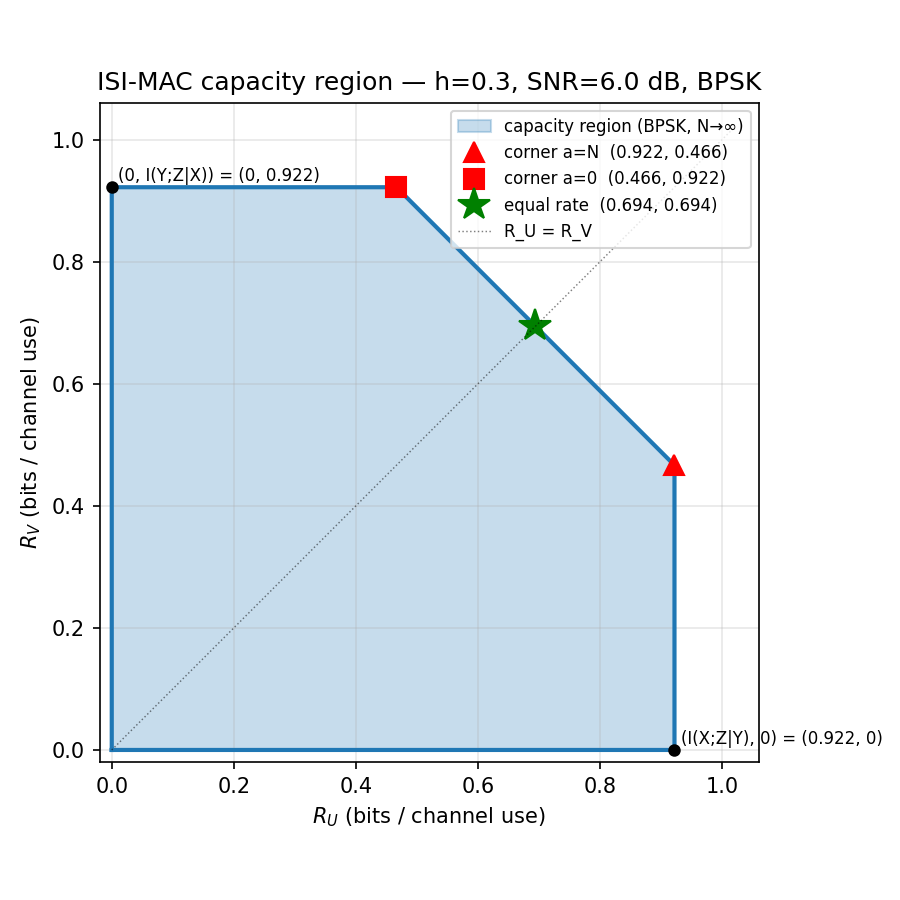

The Python source for this figure:
"""Asymptotic capacity region (pentagon) for ISI-MAC at N -> infinity.

Recipe (Arnold-Loeliger 2006, applied per-MAC):
  H(Z|X,Y)  = closed form  0.5 log2(2 pi e sigma^2)  [bits/use]
  H(Z|X)    = (1/N) E[-log p(Z^N | X^N)]   via 2-state FW sum-product on Y
  H(Z)      = (1/N) E[-log p(Z^N)]         via 4-state joint FW sum-product

Pentagon:
  R_U <= I(X;Z|Y) = H(Z|X) - H(Z|X,Y)            (by user symmetry)
  R_V <= I(Y;Z|X)
  R_U + R_V <= I(X,Y;Z) = H(Z) - H(Z|X,Y)

Plus marginals (other pentagon sides):
  I(X;Z) = I(X,Y;Z) - I(Y;Z|X)
"""
import sys, os, time, json
sys.path.insert(0, "/Users/ytnspybq/PycharmProjects/polar_codes_MAC/to_git_v2")
import numpy as np
import matplotlib.pyplot as plt
from scipy.special import logsumexp

SIGMA2 = 10**(-0.6); SIGMA = np.sqrt(SIGMA2)
H_TAP = 0.3
N_TRIALS = 200
N_SYM = 4000
LOG2 = np.log(2.0)

OUT_DIR = "/Users/ytnspybq/PycharmProjects/polar_codes_MAC/to_git_v2/scripts/local_analysis"
OUT_PNG = os.path.join(OUT_DIR, "capacity_region_isi.png")
OUT_JSON = os.path.join(OUT_DIR, "capacity_region_isi.json")


def simulate(N, h, sigma, rng):
    x = rng.integers(0, 2, N).astype(np.int8)
    y = rng.integers(0, 2, N).astype(np.int8)
    s_x = 1 - 2 * x.astype(np.float64)
    s_y = 1 - 2 * y.astype(np.float64)
    s_x_prev = np.concatenate(([1.0], s_x[:-1]))    # X_{-1}=0 -> s=+1
    s_y_prev = np.concatenate(([1.0], s_y[:-1]))
    mu = s_x + s_y + h * (s_x_prev + s_y_prev)
    z = mu + rng.normal(0.0, sigma, N)
    return x, y, z


def log_p_zxy(z, x, y, h, sigma2):
    s_x = 1 - 2 * x.astype(np.float64); s_y = 1 - 2 * y.astype(np.float64)
    s_x_prev = np.concatenate(([1.0], s_x[:-1]))
    s_y_prev = np.concatenate(([1.0], s_y[:-1]))
    mu = s_x + s_y + h * (s_x_prev + s_y_prev)
    return float(np.sum(-0.5 * np.log(2 * np.pi * sigma2)
                        - 0.5 * (z - mu) ** 2 / sigma2))


# Pre-build transition tables
# states are indexed 0..3 as 2*xp + yp ; inputs (x,y) also as 2*x+y
def _build_joint_tables(h):
    # mu_table[sp, in] -> mean for state transition sp -> (next state = in)
    mu = np.zeros((4, 4))
    for sp in range(4):
        xp = sp // 2; yp = sp % 2
        for ii in range(4):
            x = ii // 2; y = ii % 2
            mu[sp, ii] = (1 - 2 * x) + (1 - 2 * y) + h * ((1 - 2 * xp) + (1 - 2 * yp))
    return mu


def log_p_z_joint(z, mu_table, sigma2):
    """4-state FW sum-product, prior 1/4 over each input."""
    N = len(z)
    log_prior = np.log(0.25)
    log_alpha = np.full(4, -np.inf); log_alpha[0] = 0.0   # init state (0,0)
    log_norm_const = -0.5 * np.log(2 * np.pi * sigma2)
    for i in range(N):
        ll = log_norm_const - 0.5 * (z[i] - mu_table) ** 2 / sigma2   # (4, 4)
        # contrib[sp, ii] = log_alpha[sp] + log_prior + ll[sp, ii]
        contrib = log_alpha[:, None] + log_prior + ll
        # next state = ii  (input determines next state)
        log_alpha = logsumexp(contrib, axis=0)
    return float(logsumexp(log_alpha))


def log_p_z_given_x(z, x, h, sigma2):
    """2-state FW sum-product over Y (X is known sequence)."""
    N = len(z)
    s_x = 1 - 2 * x.astype(np.float64)
    s_x_prev = np.concatenate(([1.0], s_x[:-1]))
    log_prior = np.log(0.5)
    log_alpha = np.full(2, -np.inf); log_alpha[0] = 0.0
    log_norm_const = -0.5 * np.log(2 * np.pi * sigma2)
    # mu[yp, y] = s_x[i] + (1-2y) + h*(s_x_prev[i] + (1-2yp))  — depends on i
    for i in range(N):
        # build 2x2 mu and ll
        mu = np.array([[s_x[i] + 1 + h * (s_x_prev[i] + 1),       # yp=0,y=0
                        s_x[i] - 1 + h * (s_x_prev[i] + 1)],      # yp=0,y=1
                       [s_x[i] + 1 + h * (s_x_prev[i] - 1),       # yp=1,y=0
                        s_x[i] - 1 + h * (s_x_prev[i] - 1)]])     # yp=1,y=1
        ll = log_norm_const - 0.5 * (z[i] - mu) ** 2 / sigma2
        contrib = log_alpha[:, None] + log_prior + ll
        log_alpha = logsumexp(contrib, axis=0)
    return float(logsumexp(log_alpha))


def main():
    print(f"=== ISI-MAC capacity region (N->infinity) ===")
    print(f"h={H_TAP}, sigma2={SIGMA2:.4f}, SNR(per user) = "
          f"{10*np.log10(1/SIGMA2):.2f} dB  (1/sigma2)")
    print(f"N_trials={N_TRIALS}, N_sym={N_SYM}\n")

    rng = np.random.default_rng(42)
    mu_joint = _build_joint_tables(H_TAP)

    lp_zxy_l, lp_zx_l, lp_z_l = [], [], []
    t0 = time.time()
    for t in range(N_TRIALS):
        x, y, z = simulate(N_SYM, H_TAP, SIGMA, rng)
        lp_zxy_l.append(log_p_zxy(z, x, y, H_TAP, SIGMA2))
        lp_zx_l.append(log_p_z_given_x(z, x, H_TAP, SIGMA2))
        lp_z_l.append(log_p_z_joint(z, mu_joint, SIGMA2))
        if (t + 1) % max(1, N_TRIALS // 10) == 0:
            print(f"  trial {t+1}/{N_TRIALS}   ({time.time()-t0:.1f}s)", flush=True)

    # -> bits / use
    arr_zxy = -np.array(lp_zxy_l) / N_SYM / LOG2
    arr_zx  = -np.array(lp_zx_l)  / N_SYM / LOG2
    arr_z   = -np.array(lp_z_l)   / N_SYM / LOG2
    h_zxy, h_zx, h_z = arr_zxy.mean(), arr_zx.mean(), arr_z.mean()
    se_zxy = arr_zxy.std() / np.sqrt(N_TRIALS)
    se_zx  = arr_zx.std()  / np.sqrt(N_TRIALS)
    se_z   = arr_z.std()   / np.sqrt(N_TRIALS)

    h_zxy_closed = 0.5 * np.log(2 * np.pi * np.e * SIGMA2) / LOG2

    print(f"\nh(Z|X,Y) = {h_zxy:.4f} +/- {se_zxy:.4f}  (closed form = {h_zxy_closed:.4f})")
    print(f"h(Z|X)   = {h_zx:.4f}  +/- {se_zx:.4f}")
    print(f"h(Z)     = {h_z:.4f}   +/- {se_z:.4f}")

    I_X_Z_Y = h_zx - h_zxy_closed                  # I(X;Z|Y) by user symmetry
    I_Y_Z_X = I_X_Z_Y
    I_XY_Z  = h_z  - h_zxy_closed
    I_X_Z   = I_XY_Z - I_Y_Z_X
    I_Y_Z   = I_XY_Z - I_X_Z_Y

    print(f"\n=== Capacity region (bits/use) ===")
    print(f"I(X;Z|Y) = {I_X_Z_Y:.4f}        (= R_U  max)")
    print(f"I(Y;Z|X) = {I_Y_Z_X:.4f}        (= R_V  max)")
    print(f"I(X,Y;Z) = {I_XY_Z:.4f}        (= R_U+R_V max)")
    print(f"I(X;Z)   = {I_X_Z:.4f}")
    print(f"I(Y;Z)   = {I_Y_Z:.4f}")
    print(f"\nequal-rate point R = I(X,Y;Z)/2 = {I_XY_Z/2:.4f} bits/use")

    # Compare with finite-N=32 polar MC search result
    print(f"\nfinite-N=32 polar MC (from equal_rate_search):")
    print(f"  R_U_max  = 0.5316,  R_V_max = 0.5356,  R_sum_max = 0.8175")
    print(f"finite-N gap vs N->infinity:")
    print(f"  R_U: {I_X_Z_Y - 0.5316:+.4f},  R_sum: {I_XY_Z - 0.8175:+.4f}")

    # ── pentagon plot ──────────────────────────────────────────────────
    fig, ax = plt.subplots(figsize=(6, 6))
    R1, R2, Rs = I_X_Z_Y, I_Y_Z_X, I_XY_Z
    # pentagon vertices (CCW):
    pts = [(0, 0), (R1, 0), (R1, Rs - R1), (Rs - R2, R2), (0, R2), (0, 0)]
    xs, ys = zip(*pts)
    ax.fill(xs, ys, alpha=0.25, color='C0', label='capacity region (BPSK, N→∞)')
    ax.plot(xs, ys, 'C0-', lw=2)

    # mark corners
    ax.plot(R1, 0, 'ko', ms=5)
    ax.plot(0, R2, 'ko', ms=5)
    ax.annotate(f'(I(X;Z|Y), 0) = ({R1:.3f}, 0)',
                xy=(R1, 0), xytext=(R1+0.01, 0.01), fontsize=8)
    ax.annotate(f'(0, I(Y;Z|X)) = (0, {R2:.3f})',
                xy=(0, R2), xytext=(0.01, R2+0.01), fontsize=8)

    # dominant-face corners (path family endpoints)
    cA = (R1, Rs - R1); cC = (Rs - R2, R2)
    ax.plot(*cA, 'r^', ms=10, label=f'corner a=N  ({cA[0]:.3f}, {cA[1]:.3f})')
    ax.plot(*cC, 'rs', ms=10, label=f'corner a=0  ({cC[0]:.3f}, {cC[1]:.3f})')

    # equal-rate point
    Req = Rs / 2
    ax.plot(Req, Req, 'g*', ms=16, label=f'equal rate  ({Req:.3f}, {Req:.3f})')

    # 45-deg line
    rmax = max(R1, R2) * 1.1
    ax.plot([0, rmax], [0, rmax], 'k:', lw=0.7, alpha=0.5, label='R_U = R_V')

    ax.set_xlabel('$R_U$ (bits / channel use)')
    ax.set_ylabel('$R_V$ (bits / channel use)')
    ax.set_title(f'ISI-MAC capacity region — h={H_TAP}, '
                 f'SNR={10*np.log10(1/SIGMA2):.1f} dB, BPSK')
    ax.grid(alpha=0.3); ax.set_aspect('equal')
    ax.set_xlim(-0.02, R1 * 1.15); ax.set_ylim(-0.02, R2 * 1.15)
    ax.legend(loc='upper right', fontsize=8)
    fig.tight_layout()
    fig.savefig(OUT_PNG, dpi=150)
    print(f"\nsaved {OUT_PNG}")

    json.dump({
        'channel': {'name': 'ISIMAC', 'h': H_TAP, 'sigma2': SIGMA2,
                    'SNR_dB': float(10*np.log10(1/SIGMA2))},
        'n_trials': N_TRIALS, 'n_sym': N_SYM,
        'h_zxy_closed': h_zxy_closed,
        'h_zx_mc': h_zx, 'h_zx_se': se_zx,
        'h_z_mc': h_z,   'h_z_se':  se_z,
        'I_X_Z_Y_eq_R_U_max': I_X_Z_Y,
        'I_Y_Z_X_eq_R_V_max': I_Y_Z_X,
        'I_XY_Z_eq_R_sum_max': I_XY_Z,
        'I_X_Z': I_X_Z, 'I_Y_Z': I_Y_Z,
        'equal_rate': Req,
    }, open(OUT_JSON, 'w'), indent=2)
    print(f"saved {OUT_JSON}")


if __name__ == '__main__':
    main()
